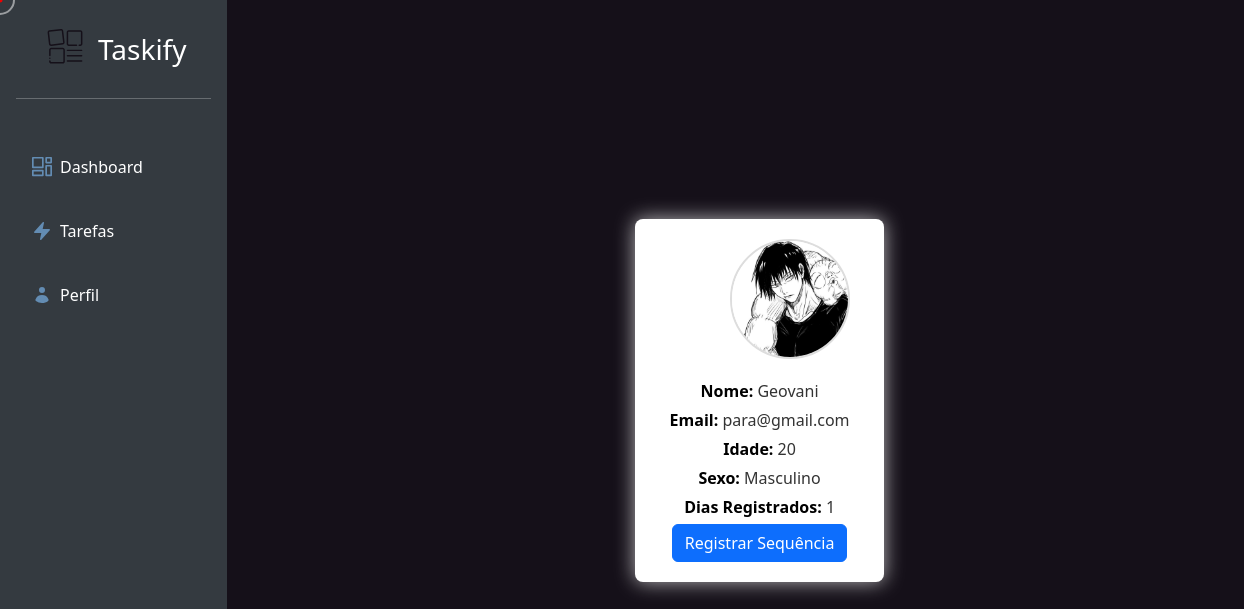
The page /Pages/home.php (signed in) on the database its author committed.
### tables this page shows
CREATE TABLE `usuarios` (
  `id` int(11) NOT NULL,
  `usuario` varchar(50) NOT NULL,
  `email` varchar(100) NOT NULL,
  `senha` varchar(255) NOT NULL,
  `nome` varchar(100) DEFAULT NULL,
  `imagem_perfil` varchar(255) DEFAULT NULL,
  `data_cadastro` timestamp NOT NULL DEFAULT current_timestamp(),
  `idade` int(11) DEFAULT NULL,
  `sexo` enum('Masculino','Feminino','Outro') DEFAULT NULL
);

### Pages/home.php (the view, shortened to what this page needs)
<?php
require_once '../DB/conexao.php';
$userId = $_SESSION['usuario_id'];
$stmt = $pdo->prepare("SELECT nome, email, idade, sexo, imagem_perfil FROM usuarios WHERE id = :id");
$stmt->execute(['id' => $userId]);
$usuario = $stmt->fetch(PDO::FETCH_ASSOC);
$imagemPerfil = $usuario['imagem_perfil'] ? htmlspecialchars($usuario['imagem_perfil']) : '../Assets/default-avatar.png';
$nome = htmlspecialchars($usuario['nome']);
$email = htmlspecialchars($usuario['email']);
$idade = htmlspecialchars($usuario['idade']);
$sexo = htmlspecialchars($usuario['sexo']);
$stmt = $pdo->prepare("SELECT COUNT(*) AS clicks FROM clicks_diarios WHERE usuario_id = :usuario_id AND data = CURDATE()");
$stmt->execute(['usuario_id' => $userId]);
$clickHoje = $stmt->fetchColumn();
$podeClicar = $clickHoje == 0;
$stmt = $pdo->prepare("SELECT COUNT(DISTINCT data) AS dias_registrados FROM clicks_diarios WHERE usuario_id = :usuario_id");
$stmt->execute(['usuario_id' => $userId]);
$diasRegistrados = $stmt->fetchColumn();
?>
<!DOCTYPE html>
<html lang="pt-br">
<head>
    <link rel="stylesheet" href="../Css/stylesHome.css">
    <link rel="stylesheet" href="../Css/stylesProfile.css">
    <link href="https://cdn.jsdelivr.net/npm/bootstrap@5.3.3/dist/css/bootstrap.min.css" rel="stylesheet">
    <link rel="stylesheet" href="https://cdnjs.cloudflare.com/ajax/libs/font-awesome/6.6.0/css/all.min.css">
</head>
<body>
    <div class="main-container">
        <div class="container-fluid">
            <div class="row">
                <div class="col-auto min-vh-100 sidebar px-3 d-flex flex-column">
                    <div class="pt-4 pb-2 px-4">
                        <a href="" class="text-decoration-none text-white d-flex align-items-center">
                            <img src="../Assets/logo.svg" alt="" style="width: 50px; height: 50px;">
                            <span class="fs-3 d-none d-sm-inline ms-2">Taskify</span>
                        </a>
                    </div>
                    <hr class="text-white mb-5">
                    <ul class="nav nav-pills flex-column mb-auto d-flex d-sm-block">
                        <li class="nav-item mb-4 d-flex justify-content-center d-sm-block">
                            <a href="home.php" class="nav-link text-white d-flex align-items-center">
                                <img class="link-icon" src="../Assets/dashboard.svg" alt="">
                                <span class="d-none d-sm-inline">Dashboard</span>
                            </a>
                        </li>
                        <li class="nav-item mb-4 d-flex justify-content-center d-sm-block">
                            <a href="tarefas.php" class="nav-link text-white d-flex align-items-center">
                                <img class="link-icon" src="../Assets/task.svg" alt="">
                                <span class="d-none d-sm-inline">Tarefas</span>
                            </a>
                        </li>
                        <li class="nav-item d-flex justify-content-center d-sm-block">
                            <a href="perfil.php" class="nav-link text-white d-flex align-items-center">
                                <img class="link-icon" src="../Assets/profile.svg" alt="">
                                <span class="d-none d-sm-inline">Perfil</span>
                            </a>
                        </li>
                    </ul>
                </div>
                <div id="dashboard" class="col main-content">
                    <div class="profile-container2">
                        <div class="profile-card2">
                            <div class="profile-header2">
                                <img id="profile-image2" src="<?php echo $imagemPerfil; ?>" alt="Imagem de Perfil">
                            </div>
                            <div class="profile-details">
                                <p><strong>Nome:</strong> <span id="profile-name"><?php echo $nome; ?></span></p>
                                <p><strong>Email:</strong> <?php echo $email; ?></p>
                                <p><strong>Idade:</strong> <?php echo $idade; ?></p>
                                <p><strong>Sexo:</strong> <?php echo $sexo; ?></p>
                                <p><strong>Dias Registrados:</strong> <span id="dias-registrados"><?php echo $diasRegistrados; ?></span></p>
                                <?php if ($podeClicar): ?>
                                    <button id="click-button" class="btn btn-primary">Registrar Sequência</button>
                                <?php else: ?>
                                    <p>Siga firme e forte!</p>
                                <?php endif; ?>
                            </div>
                        </div>
                    </div>
                </div>
            </div>
        </div>
    </div>
</body>
</html>

### Css/stylesHome.css (style rules this page uses)
html, body { margin: 0; padding: 0; background-color: #151019 !important;; z-index: -1; cursor: none; font-family: 'Poppins', sans-serif; }
.container-fluid { display: flex; }
#dashboard { display: flex; z-index: 1; justify-content: center; align-items: center; }
.sidebar { display: flex; background-color: rgba(255, 255, 255, 0.2); backdrop-filter: blur(5px); z-index: 1; cursor: none; }
.link-icon { width: 20px; margin-right: 8px; }
.profile-container2 { display: flex; padding: 20px; justify-content: center; align-items: center; text-align: center; height: 100vh; width: 80vw; }
.profile-card2 { background-color: #ffffff; border-radius: 8px; box-shadow: 0 0 20px rgba(255, 255, 255, 0.7); padding: 20px; width: 20vw; }
.profile-header2 { display: flex; justify-content: flex-start; gap: 20px; margin-bottom: 20px; margin-left: 4vw; align-items: center; }
.profile-header2 img { width: 120px; height: 120px; border-radius: 50%; object-fit: cover; border: 2px solid #ddd; margin-left: 2vw; }

### Css/stylesProfile.css (style rules this page uses)
#profile-name { font-size: 24px; margin: 0; text-align: left; }
.profile-details p { font-size: 16px; color: #333; margin: 5px 0; }
.profile-details strong { color: #000000; }
#profile-email, #profile-name { font-size: 16px; color: #333; }
.sidebar { background-color: #343a40; color: #fff; height: 100vh; position: fixed; top: 0; left: 0; width: 250px; }
.main-content { margin-left: 250px; }

### rows shown on the page
usuarios: imagem_perfil (picture), nome "Geovani", email "para@gmail.com", idade "20", sexo "Masculino"

### other values the page prints
$diasRegistrados "1"
